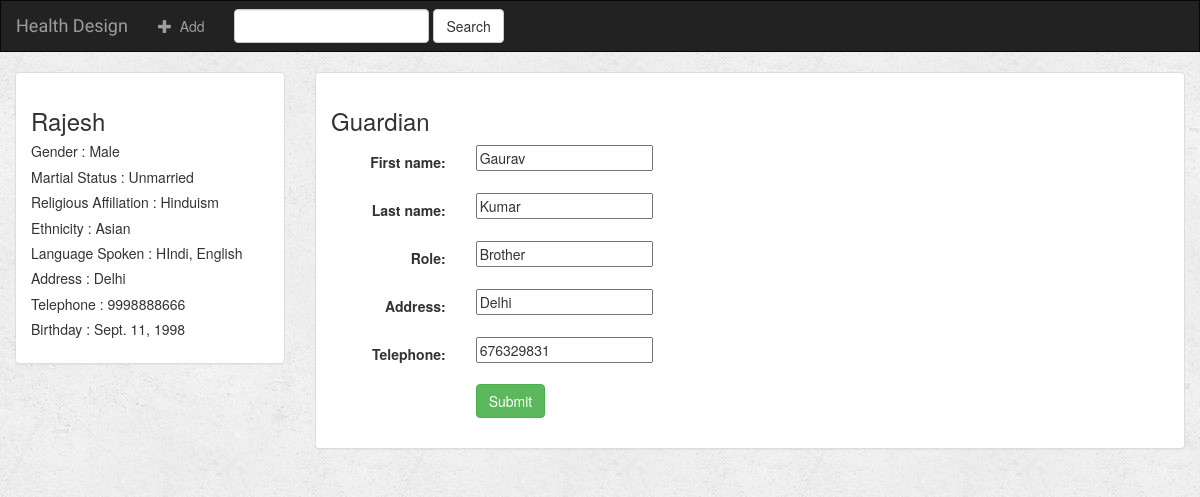
Screenshot of /HealthDesign/12/8/update-guardian/ with the database file from the repository.
### HealthDesign/models.py (models this page shows)
class Demographics(models.Model):
    first_name = models.CharField(max_length=30)
    last_name = models.CharField(max_length=30)
    gender = models.CharField(max_length=6)
    martial_status = models.CharField(max_length=10)
    religious_affiliation = models.CharField(max_length=10)
    ethnicity = models.CharField(max_length=30)
    language_spoken = models.CharField(max_length=50)
    address = models.CharField(max_length=100)
    telephone = models.CharField(max_length=20)
    birthday = models.DateField()

class Guardian(models.Model):
    demographics = models.ForeignKey(Demographics, on_delete=models.CASCADE)
    role = models.CharField(max_length=30)
    first_name = models.CharField(max_length=30)
    last_name = models.CharField(max_length=30)
    address = models.CharField(max_length=100)
    telephone = models.CharField(max_length=20)

### HealthDesign/views.py (the view)
# urls.py: url(r'(?P<demographics_id>[0-9]+)/(?P<guardian_id>[0-9]+)/update-guardian/$', views.guardian_update, name='guardian-update'),
def guardian_update(request, demographics_id, guardian_id):
    demographics = get_object_or_404(Demographics, pk=demographics_id)
    guardian = get_object_or_404(Guardian, pk=guardian_id)
    form = GuardianForm(request.POST or None, request.FILES or None, instance=guardian)
    if form.is_valid():
        guardian = form.save(commit=False)
        guardian.demographics = demographics
        guardian.save()
        return render(request, 'HealthDesign/detail.html', {'demographics': demographics})
    context = {
        "form": form,
        "demographics": demographics
    }
    return render(request, 'HealthDesign/guardian_form.html', context)

### HealthDesign/forms.py
class GuardianForm(forms.ModelForm):
    class Meta:
        model = Guardian
        fields = ['first_name', 'last_name', 'role', 'address', 'telephone']

### HealthDesign/templates/HealthDesign/guardian_form.html (shortened to what this page needs)
{% extends 'HealthDesign/base.html' %}
{% block body %}
<div class="container-fluid">
    <div class="row">
        <div class="col-sm-4 col-md-3">
            <div class="panel panel-default">
                <div class="panel-body">
                    <h3>{{ demographics.first_name }} {{ demographics.Last_name }}</h3>
                    <h5> Gender : {{ demographics.gender }}</h5>
                    <h5> Martial Status : {{ demographics.martial_status }}</h5>
                    <h5> Religious Affiliation : {{ demographics.religious_affiliation }}</h5>
                    <h5> Ethnicity : {{ demographics.ethnicity }}</h5>
                    <h5> Language Spoken : {{ demographics.language_spoken }}</h5>
                    <h5> Address : {{ demographics.address }}</h5>
                    <h5> Telephone : {{ demographics.telephone }}</h5>
                    <h5> Birthday : {{ demographics.birthday }}</h5>
                </div>
            </div>
        </div>
        <div class="col-sm-8 col-md-9">
            <div class="panel panel-default">
                <div class="panel-body">
                    <h3>Guardian</h3>
                    <form class="form-horizontal" role="form" action="" method="post" enctype="multipart/form-data">
                        {% include 'HealthDesign/form_template.html' %}
                        <div class="form-group">
                            <div class="col-sm-offset-2 col-sm-10">
                                <button type="submit" class="btn btn-success">Submit</button>
                            </div>
                        </div>
                    </form>
                </div>
            </div>
        </div>
    </div>
</div>
{% endblock %}

### HealthDesign/templates/HealthDesign/form_template.html (shortened to what this page needs)
{% for field in form %}
    <div class="form-group">
        <div class="col-sm-offset-2 col-sm-10">
        </div>
        <label class="control-label col-sm-2">{{ field.label_tag }}</label>
        <div class="col-sm-10">{{ field }}</div>
    </div>
{% endfor %}

### HealthDesign/static/HealthDesign/style.css (style rules this page uses)
body { background: white url("images/background.png"); }

### rows the page displays
Demographics: first_name "Rajesh", gender "Male", martial_status "Unmarried", religious_affiliation "Hinduism", ethnicity "Asian", language_spoken "HIndi, English", address "Delhi", telephone "9998888666", birthday "Sept. 11, 1998"
Guardian: form "Gaurav" "Kumar" "Brother" "Delhi" "676329831"

### other values shown
{{ field.label_tag }} "First name:" "Last name:" "Role:" "Address:" "Telephone:"
